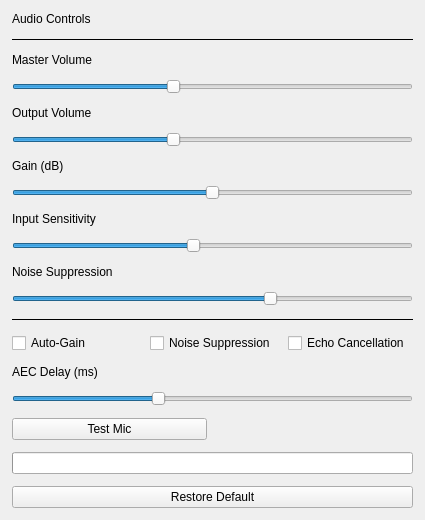
<?xml version="1.0" encoding="UTF-8"?>
<ui version="4.0">
 <class>VolumeControlForm</class>
 <widget class="QWidget" name="VolumeControlForm">
  <property name="geometry">
   <rect>
    <x>0</x>
    <y>0</y>
    <width>425</width>
    <height>509</height>
   </rect>
  </property>
  <layout class="QVBoxLayout" name="rootLayout">
   <property name="spacing">
    <number>12</number>
   </property>
   <property name="leftMargin">
    <number>12</number>
   </property>
   <property name="topMargin">
    <number>12</number>
   </property>
   <property name="rightMargin">
    <number>12</number>
   </property>
   <property name="bottomMargin">
    <number>12</number>
   </property>
   <item>
    <widget class="QLabel" name="headerLabel">
     <property name="text">
      <string>Audio Controls</string>
     </property>
    </widget>
   </item>
   <item>
    <widget class="Line" name="line">
     <property name="frameShadow">
      <enum>QFrame::Plain</enum>
     </property>
     <property name="orientation">
      <enum>Qt::Horizontal</enum>
     </property>
    </widget>
   </item>
   <item>
    <widget class="QLabel" name="masterLabel">
     <property name="text">
      <string>Master Volume</string>
     </property>
    </widget>
   </item>
   <item>
    <widget class="QSlider" name="masterSlider">
     <property name="minimum">
      <number>0</number>
     </property>
     <property name="maximum">
      <number>250</number>
     </property>
     <property name="value">
      <number>100</number>
     </property>
     <property name="orientation">
      <enum>Qt::Horizontal</enum>
     </property>
    </widget>
   </item>
   <item>
    <widget class="QLabel" name="outputLabel">
     <property name="text">
      <string>Output Volume</string>
     </property>
    </widget>
   </item>
   <item>
    <widget class="QSlider" name="outputSlider">
     <property name="minimum">
      <number>0</number>
     </property>
     <property name="maximum">
      <number>250</number>
     </property>
     <property name="value">
      <number>100</number>
     </property>
     <property name="orientation">
      <enum>Qt::Horizontal</enum>
     </property>
    </widget>
   </item>
   <item>
    <widget class="QLabel" name="gainLabel">
     <property name="text">
      <string>Gain (dB)</string>
     </property>
    </widget>
   </item>
   <item>
    <widget class="QSlider" name="gainSlider">
     <property name="minimum">
      <number>-20</number>
     </property>
     <property name="maximum">
      <number>20</number>
     </property>
     <property name="value">
      <number>0</number>
     </property>
     <property name="orientation">
      <enum>Qt::Horizontal</enum>
     </property>
    </widget>
   </item>
   <item>
    <widget class="QLabel" name="inputSensitivityLabel">
     <property name="text">
      <string>Input Sensitivity</string>
     </property>
    </widget>
   </item>
   <item>
    <widget class="QSlider" name="inputSensitivitySlider">
     <property name="minimum">
      <number>0</number>
     </property>
     <property name="maximum">
      <number>100</number>
     </property>
     <property name="value">
      <number>45</number>
     </property>
     <property name="orientation">
      <enum>Qt::Horizontal</enum>
     </property>
    </widget>
   </item>
   <item>
    <widget class="QLabel" name="noiseSuppressionLabel">
     <property name="text">
      <string>Noise Suppression</string>
     </property>
    </widget>
   </item>
   <item>
    <widget class="QSlider" name="noiseSuppressionSlider">
     <property name="minimum">
      <number>0</number>
     </property>
     <property name="maximum">
      <number>100</number>
     </property>
     <property name="value">
      <number>65</number>
     </property>
     <property name="orientation">
      <enum>Qt::Horizontal</enum>
     </property>
    </widget>
   </item>
   <item>
    <widget class="Line" name="line_2">
     <property name="frameShadow">
      <enum>QFrame::Plain</enum>
     </property>
     <property name="orientation">
      <enum>Qt::Horizontal</enum>
     </property>
    </widget>
   </item>
   <item>
    <layout class="QHBoxLayout" name="horizontalLayout">
     <item>
      <widget class="QCheckBox" name="autoGainCheckbox">
       <property name="text">
        <string>Auto-Gain</string>
       </property>
      </widget>
     </item>
     <item>
      <widget class="QCheckBox" name="noiseSuppCheckbox">
       <property name="text">
        <string>Noise Suppression</string>
       </property>
      </widget>
     </item>
     <item>
      <widget class="QCheckBox" name="echoCheckbox">
       <property name="text">
        <string>Echo Cancellation</string>
       </property>
      </widget>
     </item>
    </layout>
   </item>
   <item>
    <widget class="QLabel" name="aecDelayLabel">
     <property name="text">
      <string>AEC Delay (ms)</string>
     </property>
    </widget>
   </item>
   <item>
    <widget class="QSlider" name="aecDelaySlider">
     <property name="minimum">
      <number>0</number>
     </property>
     <property name="maximum">
      <number>500</number>
     </property>
     <property name="value">
      <number>180</number>
     </property>
     <property name="orientation">
      <enum>Qt::Horizontal</enum>
     </property>
    </widget>
   </item>
   <item>
    <layout class="QHBoxLayout" name="testMicLayout">
     <item>
      <widget class="QPushButton" name="testMicButton">
       <property name="text">
        <string>Test Mic</string>
       </property>
      </widget>
     </item>
     <item>
      <widget class="QLabel" name="testStatusLabel">
       <property name="minimumSize">
        <size>
         <width>100</width>
         <height>0</height>
        </size>
       </property>
       <property name="text">
        <string/>
       </property>
      </widget>
     </item>
    </layout>
   </item>
   <item>
    <widget class="QProgressBar" name="micLevelBar">
     <property name="textVisible">
      <bool>false</bool>
     </property>
    </widget>
   </item>
   <item>
    <widget class="QPushButton" name="restoreDefaultsButton">
     <property name="text">
      <string>Restore Default</string>
     </property>
    </widget>
   </item>
  </layout>
 </widget>
 <resources/>
 <connections/>
</ui> 
